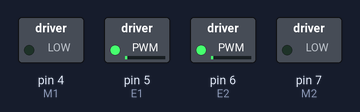
Simulated run of this sketch. Board: Arduino Uno, built with avr-gcc and run on an emulated ATmega328P. Parts: switched loads named in the sketch (green lamp = pin HIGH).

Above: at 0.05 s.
At 0.4 s:
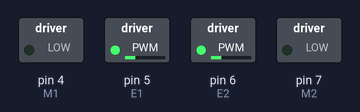
At 0.8 s:
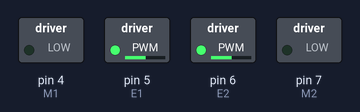
At 1.6 s:
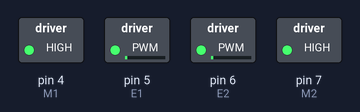
At 2.35 s:
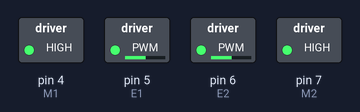
At 3.1 s:
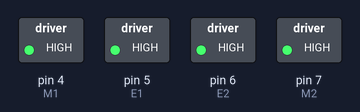
Timing chart, 0 to 7.2 s (numbered marks = the images above):
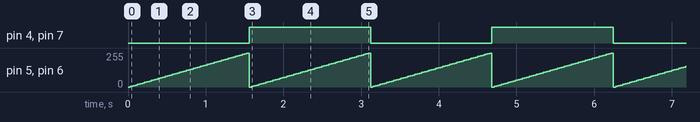

The sketch:

L298P_test.ino
```cpp
const int M1 = 4;
const int E1 = 5;
const int E2 = 6;
const int M2 = 7;
int d = 1;
void setup()
{
	pinMode(M1, OUTPUT);
	pinMode(M2, OUTPUT);
}

void loop()
{
	d = 1 - d;
	for(int i = 0; i <= 255; i+=5)
	{
		digitalWrite(M1, d);
		digitalWrite(M2, d);
		analogWrite(E1, i);
		analogWrite(E2, i);
		delay(30);
	}
}
```

Measured:
- by itself, pin 4 (M1), pin 7 (M2): alternates HIGH for 1.6 s and LOW for 1.6 s
- by itself, pin 5 (E1), pin 6 (E2): ramps from 0/255 to 255/255 and jumps back, once every 1.6 s
